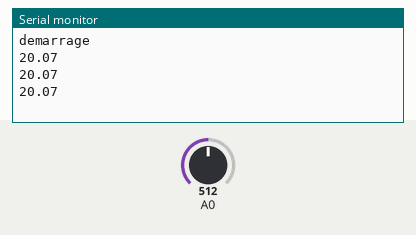
The sketch below on a simulated Arduino Uno, built with avr-gcc and run on an emulated ATmega328P. On the bench: the last lines printed to the serial monitor. Inputs (shaded band) come from the test bench; at power-on: A0 = 512.

Above: at 1.3 s.
1.4 s: A0 set to 0
At 1.9 s:
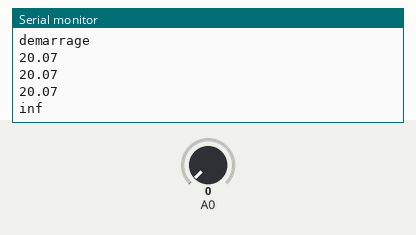
3.5 s: A0 set to 122
At 4.0 s:
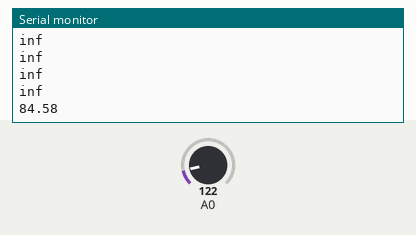

Measured:
- after the input at 1.4 s, the serial monitor: prints a new line after 0.12 s (image 1)
- after the input at 3.5 s, the serial monitor: prints a new line at once (image 2)

The sketch:

Bluetooth.ino
```cpp
/////////Définition des bibliotheques//////////
#include <SoftwareSerial.h>

///////// Definition des pins///////

#define rxPin 11
#define txPin 10
#define baudrate 9600
SoftwareSerial mySerial(rxPin,txPin);

//////// Programme principal////////

void setup() {
  pinMode(rxPin,INPUT);
  pinMode(txPin,OUTPUT);

  mySerial.begin(9600);
  Serial.begin(baudrate);
  Serial.println("demarrage"); /* cette ligne permet de savoir quand les mesures commencent, pratiques pour le banc de test*/
}

void loop() {
  int i=2;
  double voltage;
  double resistance;
  voltage=analogRead(A0); /* permet de réccupérer la tension*/
  //Serial.println("la valeur de ADC "+ String(voltage*5/1023)+ " Volts"); /* permet de convertir ce qu'on reccupère en volt*/
  resistance=(1+100000/1000)*100000*(1023/voltage)-100000-10000; /* calcul de la resistance a partir de la tension */
  resistance=resistance/1000000;


  mySerial.print(resistance);
  Serial.println(resistance);
  delay(500);


}
```
